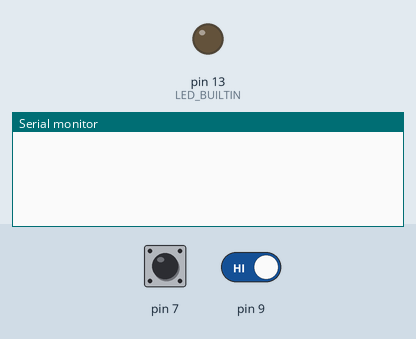
This sketch was run on a simulated Arduino Uno, built with avr-gcc and run on an emulated ATmega328P. Shown: output pins drawn as LEDs (lit = HIGH), the last lines printed to the serial monitor. Inputs (shaded band) come from the test bench; at power-on: pin 7 HIGH, pin 9 HIGH.

Above: at 1.2 s.
1.3 s: pin 7 pulled LOW for 0.15 s
At 2.0 s:
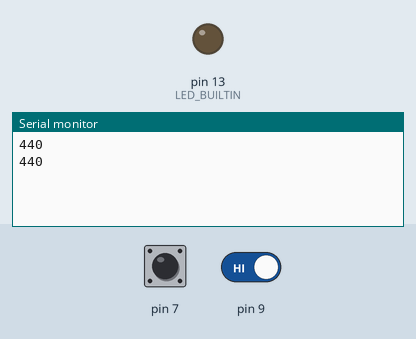
2.9 s: pin 7 driven LOW and pin 9 driven LOW
At 3.01 s:
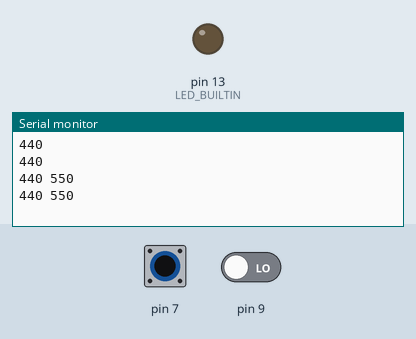

Measured:
- after the input at 1.3 s, the serial monitor: prints a new line at once (image 1)
- after the input at 2.9 s, the serial monitor: prints a new line at once (image 2)

The sketch:

test.ino
```cpp
const int MAX_BUTTONS = 2;
int frequencies[MAX_BUTTONS];
int count = 0;
String output = "";


void setup() {
  // put your setup code here, to run once:
  Serial.begin(38400);
  pinMode(7, INPUT_PULLUP);
  pinMode(LED_BUILTIN, OUTPUT);
  pinMode(9, INPUT_PULLUP);
}

void loop() {
  // put your main code here, to run repeatedly:
  bool pressed = digitalRead(7) == LOW;
  bool pressed2 = digitalRead(9) == LOW;

  count = 0;
  if (pressed){
    frequencies[count++] = 440;
  }

  if(pressed2){
    frequencies[count++] = 550;
  }

  output = "";
  for(int i = 0; i < count; i++){
    output = output +  String(frequencies[i]) + " ";
  }
  Serial.println(output);

  delay(100);
}
```
